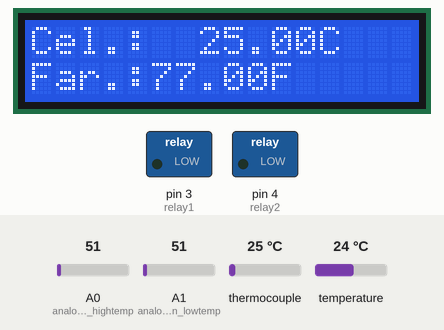
The sketch below on a simulated Arduino Uno, built with avr-gcc and run on an emulated ATmega328P. Parts: 16×2 character LCD, switched loads named in the sketch (green lamp = pin HIGH). Inputs (shaded band) come from the test bench; at power-on: thermocouple 25 °C, A0 (analogPin_hightemp) = 51, A1 (analogPin_lowtemp) = 51, temperature 24 °C. What the sketch prints to the serial monitor is not drawn.

Above: at 1.7 s.
1.8 s: thermocouple set to 5 °C
At 2.9 s:
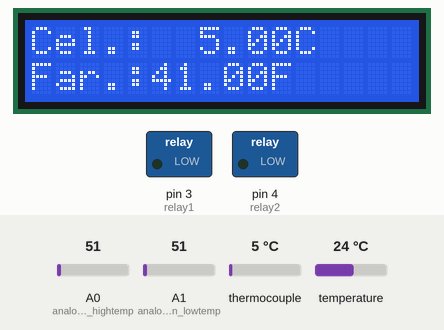
4.1 s: thermocouple set to 2 °C
At 5.3 s:
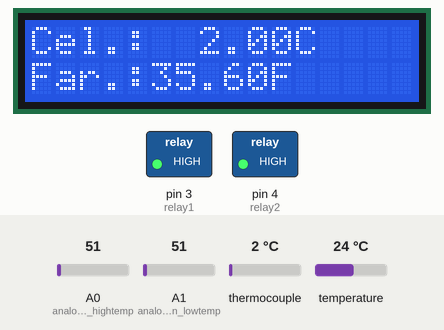
6.1 s: A0 (analogPin_hightemp) set to 22
7.8 s: A0 (analogPin_hightemp) set to 18
At 9.1 s:
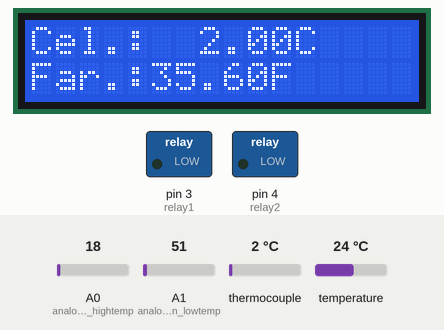
10.2 s: thermocouple set to 6 °C
At 11.9 s:
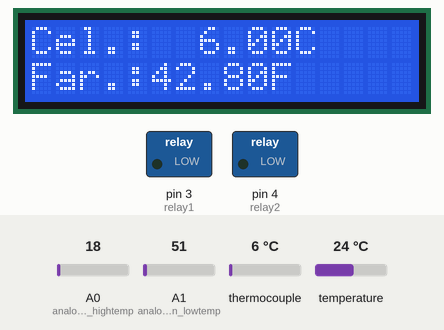
Timing chart, 0 to 13.2 s (numbered marks = the images above; inputs shaded):
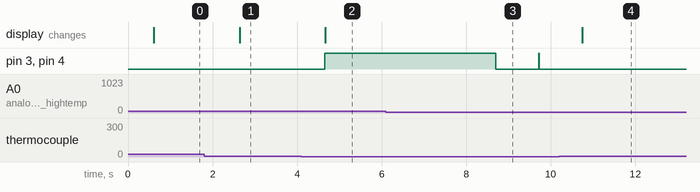

The sketch:

PCR-cooling-heating-Thermocouple-Max6675.ino
```cpp
#include <OneWire.h>
#include <DallasTemperature.h>

#include <SPI.h>
#include <Wire.h>
#include <LiquidCrystal.h>
#include <max6675.h>


int SO = 7;
int CS = 6;
int CLK = 5;

#define ONE_WIRE_BUS 2
#define relay1 3
#define relay2 4
float lowtemp=6;
float hightemp=8;

OneWire oneWire(ONE_WIRE_BUS);
DallasTemperature sensors(&oneWire);


LiquidCrystal lcd (1,9,10,11,12,13);
MAX6675 temp(CLK,CS,SO);

//Pot part
#define analogPin_hightemp  A0 //the analog input pin attach to
#define analogPin_lowtemp A1 //the analog input pin attach to
int inputValue1 = 0;//variable to store the value coming from sensor
int inputValue2 = 0;//variable to store the value coming from sensor

int outputValue = 0;//variable to store the output value
//END of the Pot part

void setup(void)
{
  Serial.begin(9600);
  sensors.begin();
  pinMode(relay1, OUTPUT);
  pinMode(relay2, OUTPUT);
  digitalWrite(relay1, LOW);
  digitalWrite(relay2, LOW);
  lcd.begin(16,2);
  delay(500);
}


void loop(void)
{

//Pot Part hightemp
  inputValue1 = analogRead(analogPin_hightemp);//read the  value from the potentiometer

  //Serial.print("Input: "); //print "Input"

  //Serial.println(inputValue1); //print inputValue

  hightemp = map(inputValue1, 0, 1023, 0,100); //Convert from 0-1023 proportional to the number of a number of from 0 to 255

  Serial.print("Hightemp_Limit_POT: "); //print "Output"

  Serial.println(hightemp); //print outputValue


//End Of Pot Part lowtemp

//Pot Part lowtemp
  inputValue2 = analogRead(analogPin_lowtemp);//read the  value from the potentiometer

  //Serial.print("Input_LowTemp_Limit_POT: "); //print "Input"

  //Serial.println(inputValue2); //print inputValue

  lowtemp = map(inputValue2, 0, 1023, 0,100); //Convert from 0-1023 proportional to the number of a number of from 0 to 255

  Serial.print("LowTemp_Limit_POT: "); //print "Output"

  Serial.println(lowtemp); //print outputValue

Serial.println(""); //print inputValue
Serial.println(""); //print inputValue
Serial.println(""); //print inputValue
Serial.println(""); //print inputValue
Serial.println(""); //print inputValue
Serial.println(""); //print inputValue


//End Of Pot Part lowtemp

//The LCD Showing  And Termocouple Reading by max6675
  lcd.clear();
  lcd.setCursor(0,0);
  lcd.println("Cel.:");
  lcd.print(temp.readCelsius());
  lcd.print("C");
  Serial.print("Cel.:");
  Serial.print(temp.readCelsius());
  lcd.setCursor(0,1);
  lcd.print("Far.:");
  lcd.print((temp.readCelsius()*9/5)+32);
  lcd.print("F");
  Serial.print("   Far.:");
  Serial.print((temp.readCelsius()*9/5)+32);
  Serial.println("");

  if (temp.readCelsius() < lowtemp){
    digitalWrite(relay1, HIGH);
    digitalWrite(relay2, HIGH);
    Serial.println("Relays On");}
  if (temp.readCelsius() > hightemp){
    digitalWrite(relay1, LOW);
    digitalWrite(relay2, LOW);
    Serial.println("Relays Off");}
   delay(200);
//END of The LCD Showing  And Termocouple Reading by max6675


  sensors.requestTemperatures();
  Serial.print("Temp Cel 1.:");
  Serial.println(sensors.getTempCByIndex(0));
//  if (sensors.getTempCByIndex(0) < lowtemp){
//    digitalWrite(relay1, HIGH);
//    digitalWrite(relay2, HIGH);
//    Serial.println("Relays On");}
//  if (sensors.getTempCByIndex(0) > hightemp){
//    digitalWrite(relay1, LOW);
//    digitalWrite(relay2, LOW);
//    Serial.println("Relays Off");}


  Serial.println(""); //print inputValue
  Serial.println(""); //print inputValue


  }
```

Measured:
- the behaviour switches between 4 and 3 °C on thermocouple (found by bisection; images 1 and 2)
- the behaviour switches between 21 and 20 on A0 (analogPin_hightemp) (found by bisection; images 2 and 3)
- after the input at 1.8 s, the display: changes after 0.84 s (image 1)
- after the input at 4.1 s, pin 3 (relay1), pin 4 (relay2): LOW → HIGH after 0.55 s; the display: changes after 0.56 s (image 2)
- after the input at 6.1 s, every drawn part: stays the same
- after the input at 7.8 s, pin 3 (relay1), pin 4 (relay2): HIGH → LOW after 0.90 s, → HIGH 1.0 s later, → LOW 0.01 s later
- after the input at 10.2 s, pin 3 (relay1), pin 4 (relay2): stops changing and stays LOW; the display: changes after 0.55 s (image 4)
